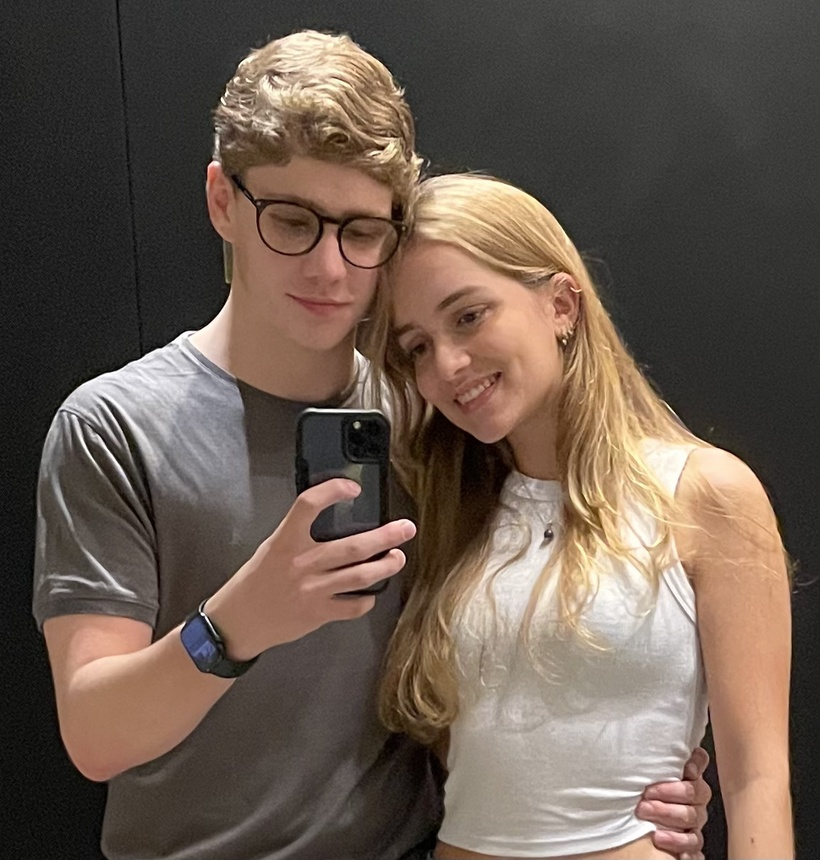
#> input picture img/vieiras.jpg, 820 x 860 px, shrunk from 1155 x 1211 before the run
$ python java.py
#> lines starting #> are read from the running program, lines starting #| are printed output that depends on the picture; after the words box and inside, x2 and y2 are one past the last pixel; in counts of white or black regions, pixels touching at a corner belong together
import cv2
import numpy as np

def goFilterCV(image_path):
    # Read the image from the given path
#> called with image_path = './img/vieiras.jpg'
    draft = cv2.imread(image_path)
#> draft is the input picture: shape (860, 820, 3); mean B, G, R 79.5, 90.4, 105.5
    if draft is None:
        raise IOError(f"Could not open or find the image: {image_path}")

    # Dimensions (width = ow, height = oh in the Java code)
    oh, ow = draft.shape[:2]
#> oh = 860; ow = 820

    # 1) Apply multiple bilateral filters
    #    (diameter=3, sigmaColor=20, sigmaSpace=50), repeated 10 times
    for _ in range(10):
        draft = cv2.bilateralFilter(draft, 3, 20, 50)

    # 2) Convert to grayscale
    gray = cv2.cvtColor(draft, cv2.COLOR_BGR2GRAY)
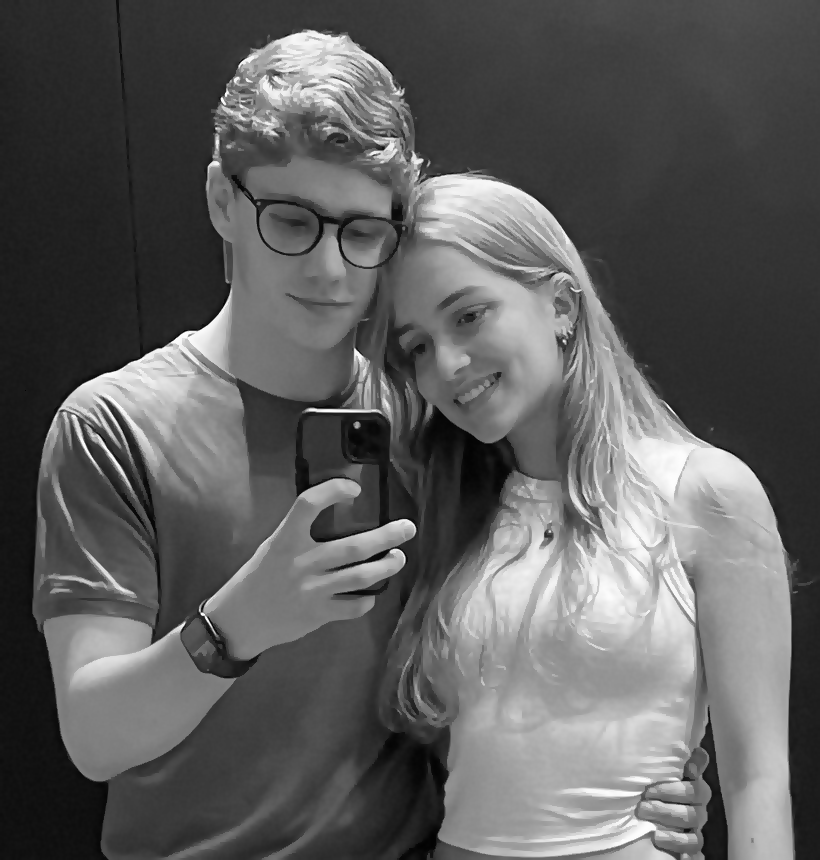
#> gray: shape (860, 820); min 0, max 255, mean 93.7

    # 3) Edge detection with Canny
    #    (threshold1=100, threshold2=130, apertureSize=3)
    edges = cv2.Canny(gray, 100, 130, apertureSize=3)
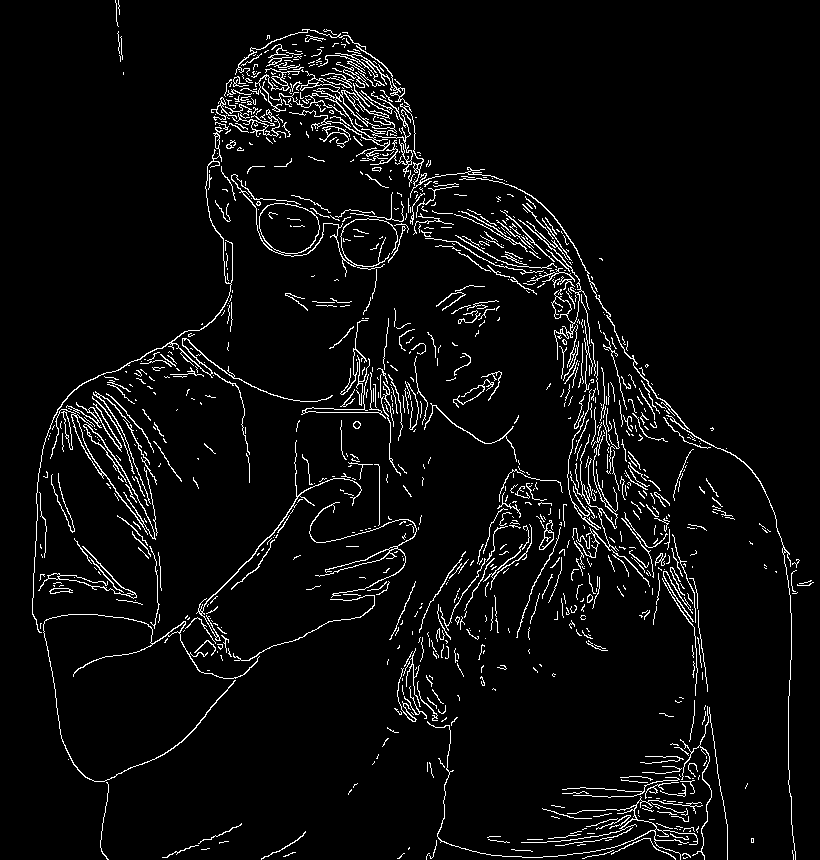
#> edges: shape (860, 820); 4.8% white in thin lines or dots

    # 4) Contour detection
    #    Using RETR_LIST (find all contours) and CHAIN_APPROX_NONE (store all points)
    contours, hierarchy = cv2.findContours(edges, cv2.RETR_LIST, cv2.CHAIN_APPROX_NONE)
#> contours = 1158 contours, 1058 with area under 20; largest, box (x1, y1, x2, y2) and area: (231, 174, 398, 277) 2494, (259, 203, 320, 254) 2338, (50, 409, 156, 540) 2153, (76, 414, 155, 539) 1715, (518, 219, 590, 360) 336
    print("Number of contours found:", len(contours))
#| Number of contours found: 1158

    # 5) Polynomial approximation of each contour
    #    - We replicate the Java code’s approach using approxPolyDP with epsilon=3.
    #    - The Java code increments 'iterazione' for each contour and 'cc' for each point.
    #      We’ll store everything in a list `E`, where each entry is (x, y, iteration).
    E = []            # Equivalent to int[][] E in Java code
    iteration = 0     # 'iterazione' from Java code
    cc = -1           # 'cc' from Java code (tracks cumulative points)

    for contour in contours:
        iteration += 1
        # Approximate the contour to a polygon
        # (3 is the epsilon used in the Java code’s cvApproxPoly)
        approx = cv2.approxPolyDP(contour, 3, closed=False)

        # Each 'approx' point is shape (1,2), so we extract (x, y)
        for pt in approx:
            cc += 1
            x, y = pt[0]
            # Store x, y, and the iteration index
            E.append((x, y, iteration))
#> this loop made 1158 passes
#> approx on passes 1 to 3: [[683, 857], [687, 857], [684, 858]], [[683, 853], [690, 857], [684, 853]], [[428, 853], [426, 859], [429, 853]]
#> after the loop, E = 4675 items, first 6: (683, 857, 1), (687, 857, 1), (684, 858, 1), (683, 853, 2), (690, 857, 2), (684, 853, 2); cc = 4674; iteration = 1158

    # At this point:
    #  - 'draft' holds the final filtered image
    #  - 'edges' holds the Canny edges
    #  - 'contours' is the list of raw contours
    #  - 'E' is the list of approximated points (like E[][] in the Java code)

    # If you want to see the edges result in a window (like the returned PImage in Java),
    # you can uncomment these lines:
    cv2.imshow("Bilateral + Canny result", edges)
    cv2.waitKey(0)
    cv2.destroyAllWindows()

    # Return whatever is relevant:
    # - The edges image (like returning the final PImage in Java)
    # - The list of approximated points
    return edges, E

# Example usage:
if __name__ == "__main__":
    edges_image, points_list = goFilterCV("./img/vieiras.jpg")
#> points_list has the same summary as E in goFilterCV
    print("Total approximated points:", len(points_list))
#| Total approximated points: 4675
    # Each entry in points_list is (x, y, iteration_index).

$ run again, with img/elevador.jpg copied over img/vieiras.jpg
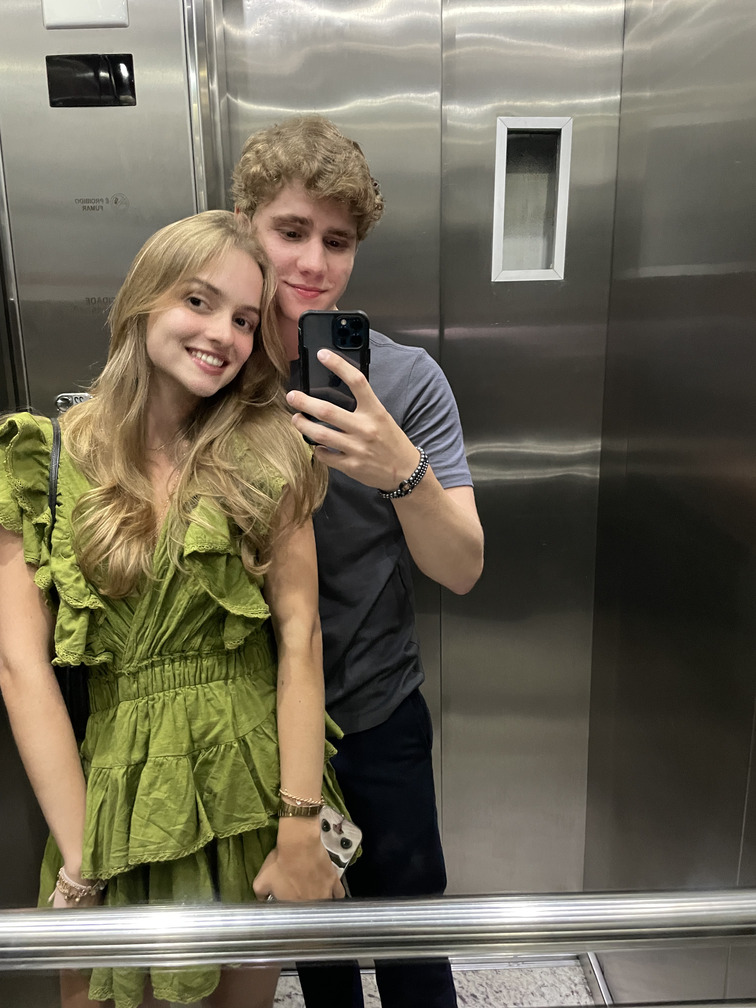
#> input picture img/elevador.jpg, 756 x 1008 px
#> in goFilterCV, draft is the input picture: shape (1008, 756, 3); mean B, G, R 86.2, 103.2, 109.6
#> in goFilterCV, `gray = cv2.cvtColor(draft, cv2.COLOR_BGR2GRAY)`:
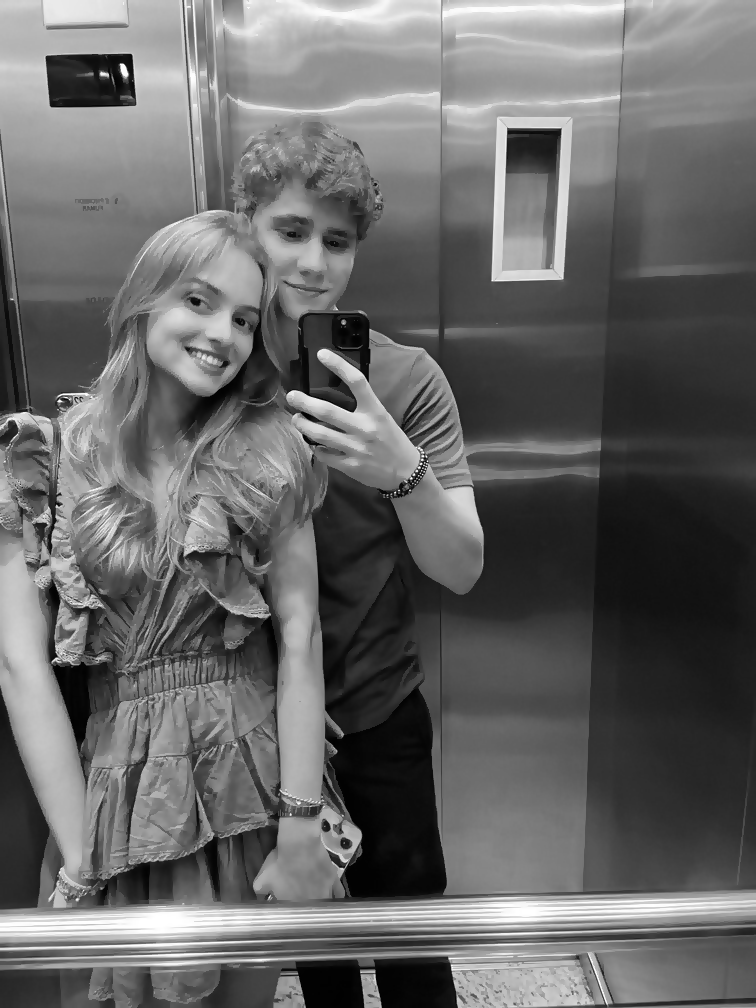
#> gray: shape (1008, 756); min 1, max 255, mean 103.1
#> in goFilterCV, `edges = cv2.Canny(gray, 100, 130, apertureSize=3)`:
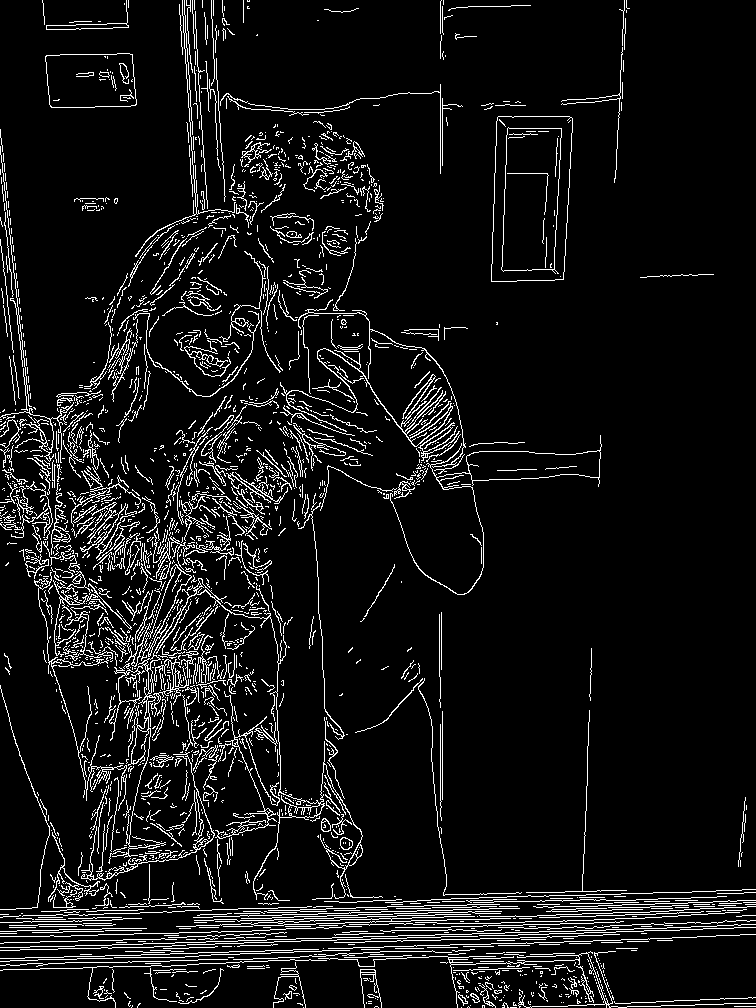
#> edges: shape (1008, 756); 7.7% white in thin lines or dots
#> contours = 2456 contours, 2308 with area under 20; largest, box (x1, y1, x2, y2) and area: (491, 116, 573, 282) 12167, (491, 116, 573, 282) 12166, (501, 127, 562, 274) 7526, (501, 127, 562, 272) 7524, (45, 53, 137, 108) 4546
#| Number of contours found: 2456
#> the loop in goFilterCV, `for contour in contours:` made 2456 passes
#> approx on passes 1 to 3: [[510, 1007], [516, 1007], [511, 1007]], [[461, 1007]], [[303, 1007]]
#> after the loop in goFilterCV, `for contour in contours:`: E = 8643 items, first 6: (510, 1007, 1), (516, 1007, 1), (511, 1007, 1), (461, 1007, 2), (303, 1007, 3), (734, 1006, 4); cc = 8642; iteration = 2456
#> points_list has the same summary as E in goFilterCV
#| Total approximated points: 8643

$ run again, with img/iate.jpg copied over img/vieiras.jpg
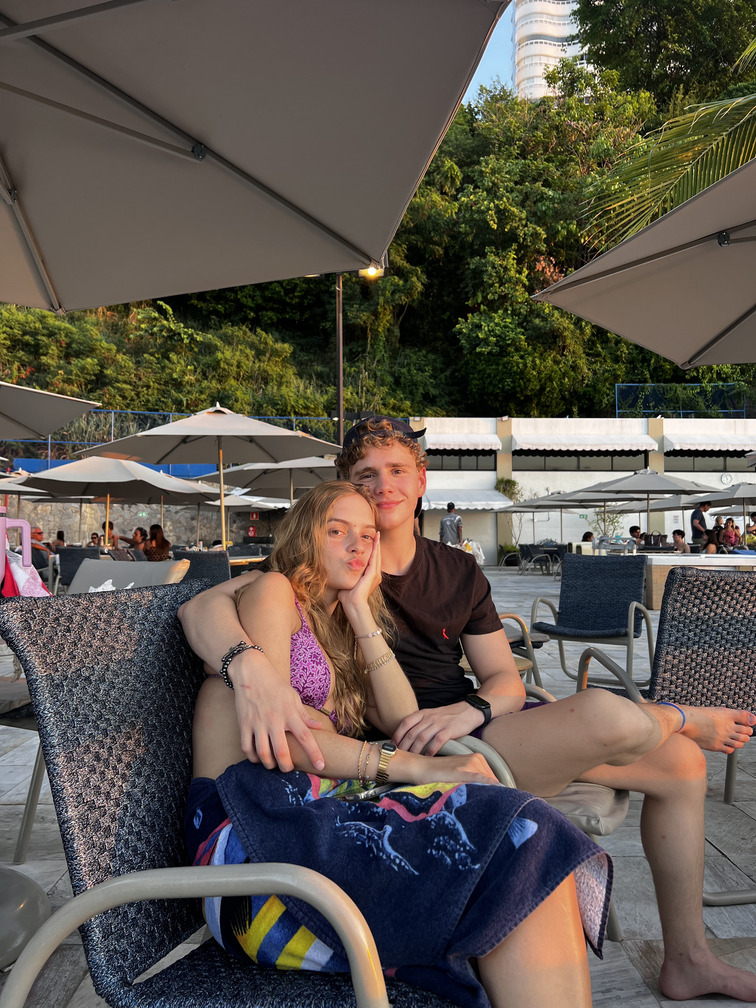
#> input picture img/iate.jpg, 756 x 1008 px
#> in goFilterCV, draft is the input picture: shape (1008, 756, 3); mean B, G, R 78.3, 86.4, 94
#> in goFilterCV, `gray = cv2.cvtColor(draft, cv2.COLOR_BGR2GRAY)`:
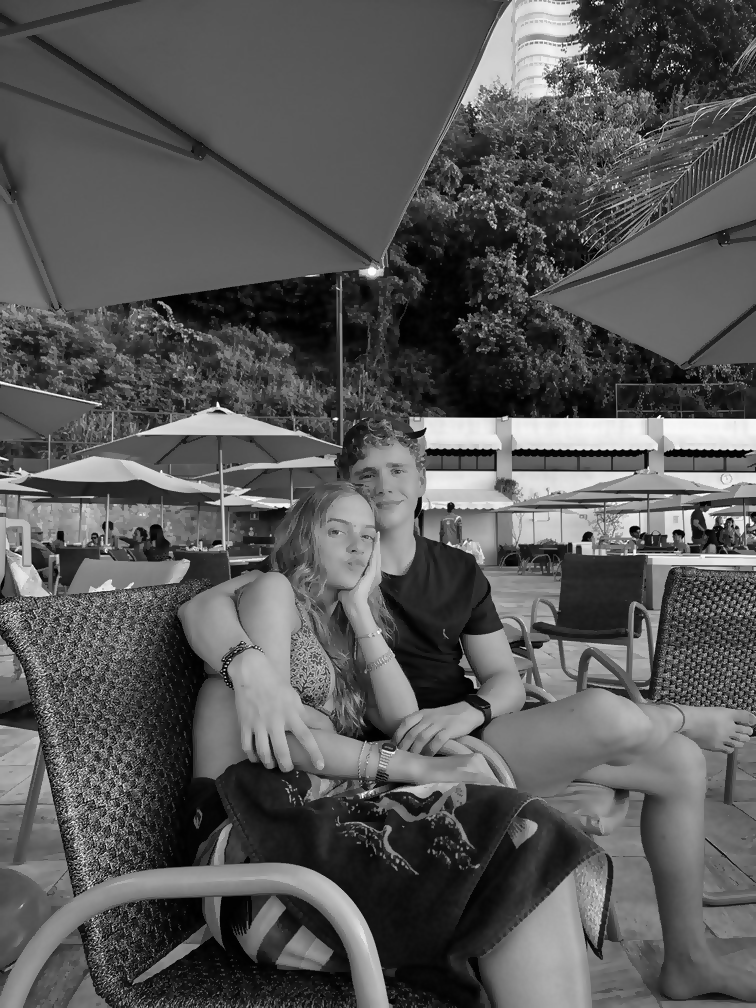
#> gray: shape (1008, 756); min 0, max 255, mean 87.7
#> in goFilterCV, `edges = cv2.Canny(gray, 100, 130, apertureSize=3)`:
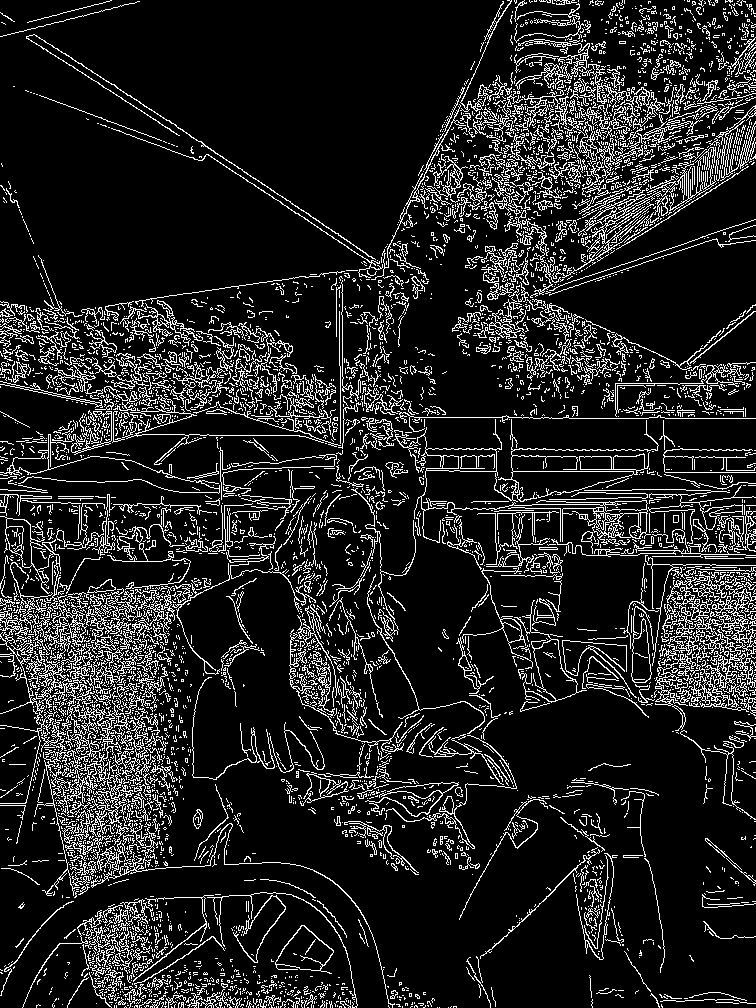
#> edges: shape (1008, 756); 13.3% white in thin lines or dots
#> contours = 7129 contours, 6639 with area under 20; largest, box (x1, y1, x2, y2) and area: (392, 419, 651, 545) 3038, (662, 587, 756, 708) 2521, (54, 666, 131, 845) 1873, (0, 516, 87, 660) 1570, (275, 925, 334, 974) 1542
#| Number of contours found: 7129
#> the loop in goFilterCV, `for contour in contours:` made 7129 passes
#> approx on passes 1 to 3: [[448, 1007]], [[439, 1007]], [[437, 1007]]
#> after the loop in goFilterCV, `for contour in contours:`: E = 23925 items; cc = 23924; iteration = 7129
#> points_list = 23925 items
#| Total approximated points: 23925
